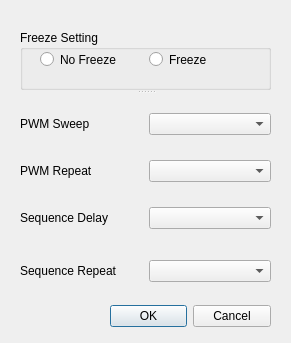
<?xml version="1.0" encoding="UTF-8"?>
<ui version="4.0">
 <class>advancedLineOptionsDialog</class>
 <widget class="QDialog" name="advancedLineOptionsDialog">
  <property name="geometry">
   <rect>
    <x>0</x>
    <y>0</y>
    <width>291</width>
    <height>343</height>
   </rect>
  </property>
  <property name="windowTitle">
   <string>Advance Line Options</string>
  </property>
  <property name="windowIcon">
   <iconset resource="../SerialPortIcons.qrc">
    <normaloff>:/res/images/serial_port_icon.png</normaloff>:/res/images/serial_port_icon.png</iconset>
  </property>
  <widget class="QDialogButtonBox" name="buttons">
   <property name="geometry">
    <rect>
     <x>110</x>
     <y>300</y>
     <width>161</width>
     <height>32</height>
    </rect>
   </property>
   <property name="orientation">
    <enum>Qt::Horizontal</enum>
   </property>
   <property name="standardButtons">
    <set>QDialogButtonBox::Cancel|QDialogButtonBox::Ok</set>
   </property>
  </widget>
  <widget class="QSplitter" name="splitter">
   <property name="geometry">
    <rect>
     <x>20</x>
     <y>30</y>
     <width>251</width>
     <height>221</height>
    </rect>
   </property>
   <property name="orientation">
    <enum>Qt::Vertical</enum>
   </property>
   <widget class="QGroupBox" name="groupBox">
    <property name="title">
     <string>Freeze Setting</string>
    </property>
    <widget class="QWidget" name="layoutWidget">
     <property name="geometry">
      <rect>
       <x>20</x>
       <y>20</y>
       <width>211</width>
       <height>19</height>
      </rect>
     </property>
     <layout class="QHBoxLayout" name="horizontalLayout_4">
      <item>
       <widget class="QRadioButton" name="rdbNoFreeze">
        <property name="text">
         <string>No Freeze</string>
        </property>
       </widget>
      </item>
      <item>
       <widget class="QRadioButton" name="rdbFreeze">
        <property name="text">
         <string>Freeze</string>
        </property>
       </widget>
      </item>
     </layout>
    </widget>
   </widget>
   <widget class="QWidget" name="layoutWidget">
    <layout class="QVBoxLayout" name="verticalLayout">
     <item>
      <layout class="QHBoxLayout" name="horizontalLayout">
       <item>
        <widget class="QLabel" name="label">
         <property name="text">
          <string>PWM Sweep</string>
         </property>
        </widget>
       </item>
       <item>
        <widget class="QComboBox" name="cmbPWMSweep"/>
       </item>
      </layout>
     </item>
     <item>
      <layout class="QHBoxLayout" name="horizontalLayout_2">
       <item>
        <widget class="QLabel" name="label_2">
         <property name="text">
          <string>PWM Repeat</string>
         </property>
        </widget>
       </item>
       <item>
        <widget class="QComboBox" name="cmbPWMRepeat"/>
       </item>
      </layout>
     </item>
     <item>
      <layout class="QHBoxLayout" name="horizontalLayout_3">
       <item>
        <widget class="QLabel" name="label_3">
         <property name="text">
          <string>Sequence Delay</string>
         </property>
        </widget>
       </item>
       <item>
        <widget class="QComboBox" name="cmbSequenceDelay"/>
       </item>
      </layout>
     </item>
    </layout>
   </widget>
  </widget>
  <widget class="QWidget" name="layoutWidget">
   <property name="geometry">
    <rect>
     <x>20</x>
     <y>260</y>
     <width>251</width>
     <height>22</height>
    </rect>
   </property>
   <layout class="QHBoxLayout" name="horizontalLayout_6">
    <item>
     <widget class="QLabel" name="lblSeqRepeat">
      <property name="text">
       <string>Sequence Repeat</string>
      </property>
     </widget>
    </item>
    <item>
     <widget class="QComboBox" name="cmbSequenceRepeat"/>
    </item>
   </layout>
  </widget>
  <zorder>splitter</zorder>
  <zorder>layoutWidget</zorder>
  <zorder>buttons</zorder>
 </widget>
 <tabstops>
  <tabstop>rdbNoFreeze</tabstop>
  <tabstop>rdbFreeze</tabstop>
  <tabstop>cmbPWMSweep</tabstop>
  <tabstop>cmbPWMRepeat</tabstop>
  <tabstop>cmbSequenceDelay</tabstop>
  <tabstop>buttons</tabstop>
 </tabstops>
 <resources>
  <include location="../SerialPortIcons.qrc"/>
 </resources>
 <connections>
  <connection>
   <sender>buttons</sender>
   <signal>accepted()</signal>
   <receiver>advancedLineOptionsDialog</receiver>
   <slot>accept()</slot>
   <hints>
    <hint type="sourcelabel">
     <x>248</x>
     <y>254</y>
    </hint>
    <hint type="destinationlabel">
     <x>157</x>
     <y>274</y>
    </hint>
   </hints>
  </connection>
  <connection>
   <sender>buttons</sender>
   <signal>rejected()</signal>
   <receiver>advancedLineOptionsDialog</receiver>
   <slot>reject()</slot>
   <hints>
    <hint type="sourcelabel">
     <x>316</x>
     <y>260</y>
    </hint>
    <hint type="destinationlabel">
     <x>286</x>
     <y>274</y>
    </hint>
   </hints>
  </connection>
 </connections>
</ui>
